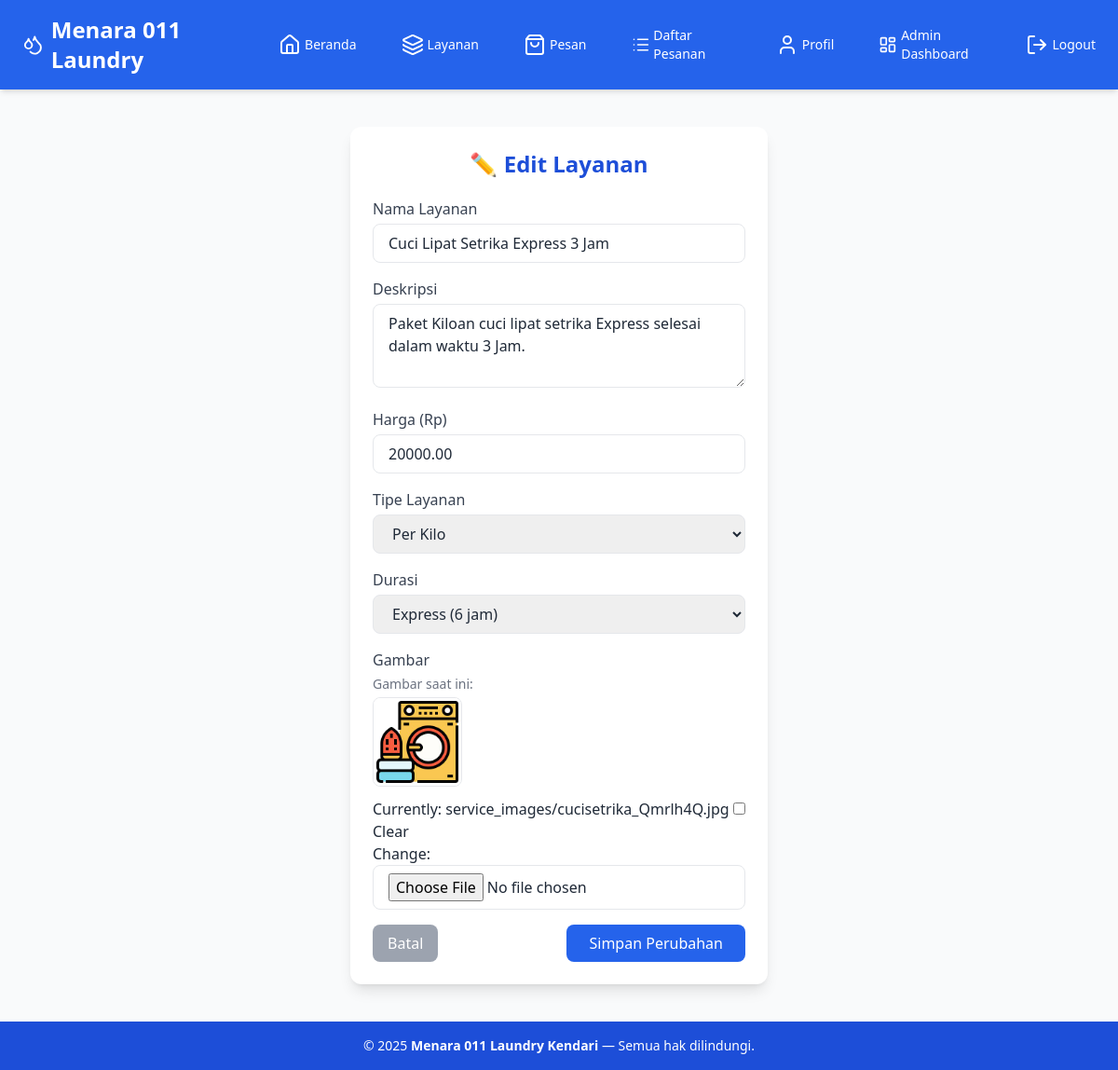
The app's page /layanan/edit/8/ (signed in), older data.
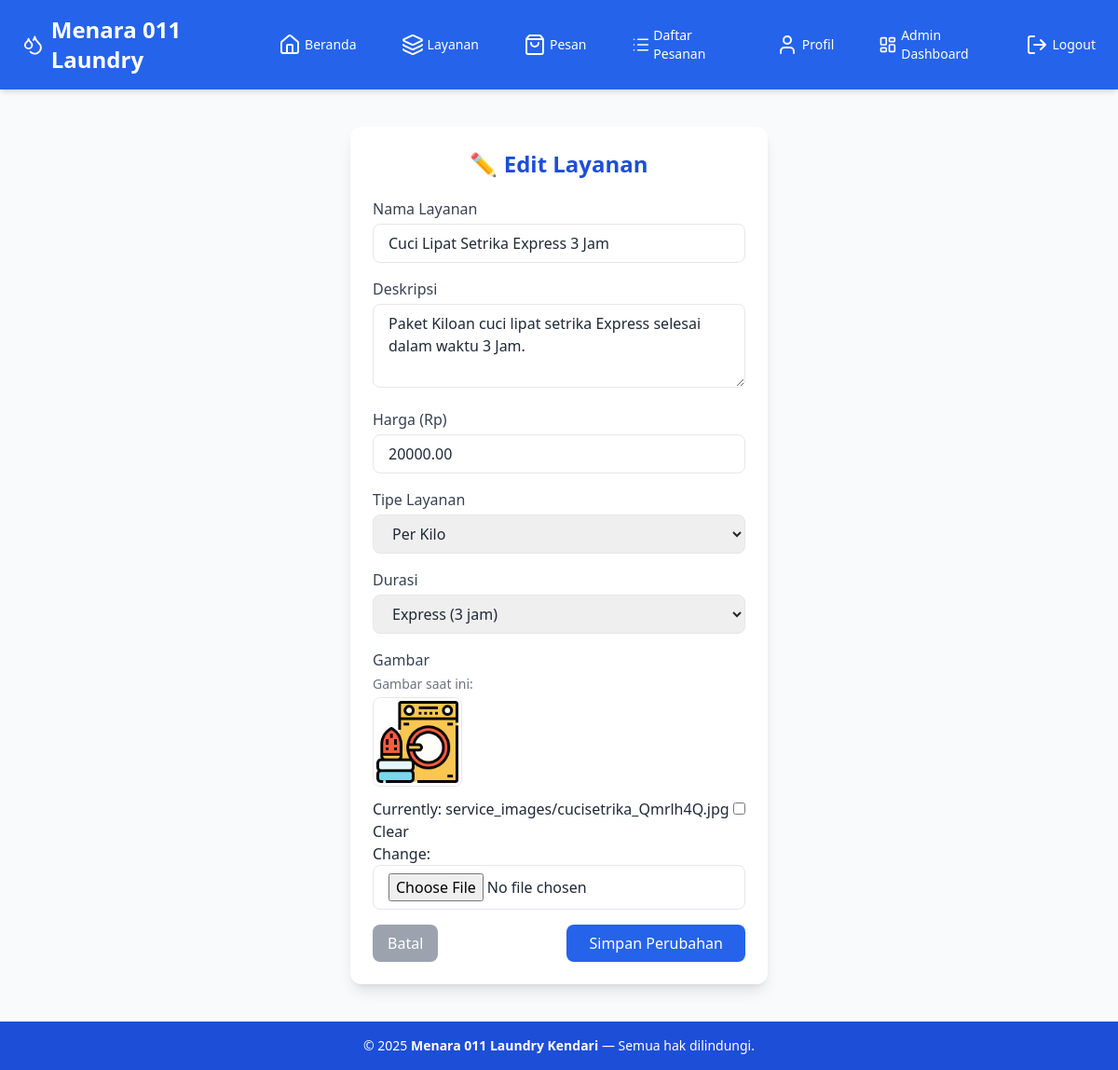
The same page, newer data.
### services/models.py (models this page shows, shortened)
class Service(models.Model):
    SERVICE_TYPE_CHOICES = [
        ('per_kilo', 'Per Kilo'),
        ('per_item', 'Per Item'),
    ]
    DURATION_CHOICES = [
        ('reguler', 'Reguler ( -3 hari)'),
        ('kilat', 'Kilat (1 hari)'),
        ('express', 'Express (6 jam)'),
        ('express1', 'Express (3 jam)'),
    ]
    name = models.CharField(max_length=100)
    description = models.TextField(blank=True, null=True)
    price = models.DecimalField(max_digits=10, decimal_places=2)
    type = models.CharField(max_length=20, choices=SERVICE_TYPE_CHOICES)
    duration = models.CharField(max_length=20, choices=DURATION_CHOICES, default='biasa')
    image = models.ImageField(upload_to='service_images/', blank=True, null=True)

### services/views.py (the view)
# urls.py: path('edit/<int:pk>/', views.edit_service, name='edit_service'),
@user_passes_test(is_admin)
def edit_service(request, pk):
    service = get_object_or_404(Service, pk=pk)
    if request.method == 'POST':
        form = ServiceForm(request.POST, request.FILES, instance=service)
        if form.is_valid():
            form.save()
            messages.success(request, f"Layanan '{service.name}' berhasil diperbarui ✅")
            return redirect('services:list')
        else:
            messages.error(request, "Perubahan gagal disimpan. Periksa kembali input.")
    else:
        form = ServiceForm(instance=service)
    return render(request, 'services/edit_service.html', {'form': form, 'service': service})

### services/forms.py
class ServiceForm(forms.ModelForm):
    class Meta:
        model = Service
        fields = ['name', 'description', 'price', 'type', 'duration', 'image']
        widgets = {
            'name': forms.TextInput(attrs={
                'class': 'w-full border rounded-lg px-4 py-2',
                'placeholder': 'Masukkan nama layanan'
            }),
            'description': forms.Textarea(attrs={
                'class': 'w-full border rounded-lg px-4 py-2',
                'rows': 3,
                'placeholder': 'Masukkan deskripsi layanan'
            }),
            'price': forms.NumberInput(attrs={
                'class': 'w-full border rounded-lg px-4 py-2',
                'placeholder': 'Masukkan harga layanan'
            }),
            'type': forms.Select(attrs={
                'class': 'w-full border rounded-lg px-4 py-2'
            }),
            'duration': forms.Select(attrs={
                'class': 'w-full border rounded-lg px-4 py-2'
            }),
            'image': forms.ClearableFileInput(attrs={
                'class': 'w-full border rounded-lg px-4 py-2 bg-white'
            }),
        }

### services/templates/services/edit_service.html (shortened to what this page needs)
{% extends 'base.html' %}
{% load static %}
{% block content %}
<div class="max-w-md mx-auto mt-10 bg-white p-6 shadow-lg rounded-xl">
  <h1 class="text-2xl font-bold mb-5 text-center text-blue-700">
    ✏️ {% if service %}Edit{% else %}Tambah{% endif %} Layanan
  </h1>
  <form method="POST" enctype="multipart/form-data" class="space-y-4">
    <div>
      <label class="block font-medium text-gray-700 mb-1">Nama Layanan</label>
      {{ form.name }}
    </div>
    <div>
      <label class="block font-medium text-gray-700 mb-1">Deskripsi</label>
      {{ form.description }}
    </div>
    <div>
      <label class="block font-medium text-gray-700 mb-1">Harga (Rp)</label>
      {{ form.price }}
    </div>
    <div>
      <label class="block font-medium text-gray-700 mb-1">Tipe Layanan</label>
      {{ form.type }}
    </div>
    <div>
      <label class="block font-medium text-gray-700 mb-1">Durasi</label>
      {{ form.duration }}
    </div>
    <div>
      <label class="block font-medium text-gray-700 mb-1">Gambar</label>
      {% if service.image %}
        <div class="mb-3">
          <p class="text-sm text-gray-500 mb-1">Gambar saat ini:</p>
          <img src="{{ service.image.url }}" alt="Gambar layanan" class="w-24 h-24 object-cover rounded-lg border">
        </div>
      {% endif %}
      {{ form.image }}
    </div>
    <div class="flex justify-between mt-6">
      <a href="{% url 'services:list' %}"
         class="bg-gray-400 hover:bg-gray-500 text-white px-4 py-2 rounded-lg transition">
        Batal
      </a>
      <button type="submit"
              class="bg-blue-600 hover:bg-blue-700 text-white px-6 py-2 rounded-lg transition">
        Simpan Perubahan
      </button>
    </div>
  </form>
</div>
{% endblock %}

Row changes from the older to the newer data that the page shows:
changed Service "Cuci Lipat Setrika Express 3 Jam": duration "Express (6 jam)" → "Express (3 jam)"
